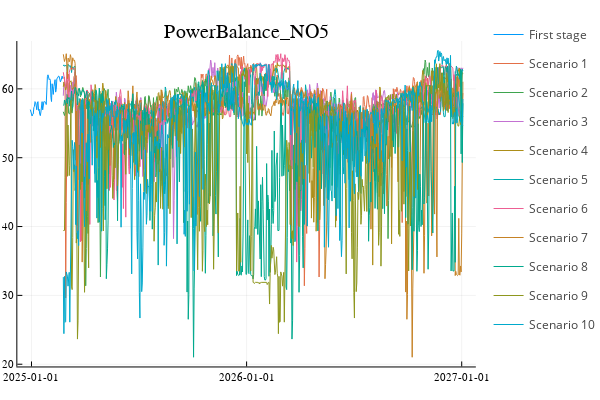
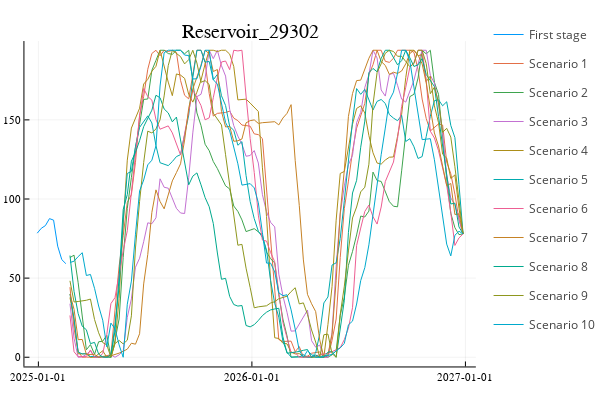
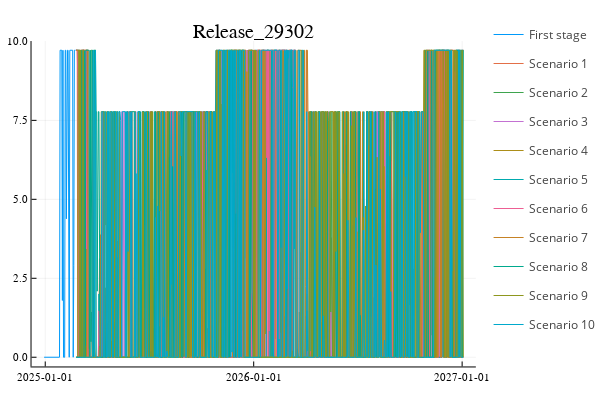

Write notebook code for charts like these, in order.
### Code cell
concept = BALANCE_CONCEPT
instance = "PowerBalance_NO5"
id = Id(concept, instance)

plot_price(prob, id, t)

concept = STORAGE_CONCEPT
instance = "Reservoir_29302"
id = Id(concept, instance)

plot_var(prob, id, datayear)

concept = FLOW_CONCEPT
instance = "Release_29302"
id = Id(concept, instance)

plot_var(prob, id, datayear)
